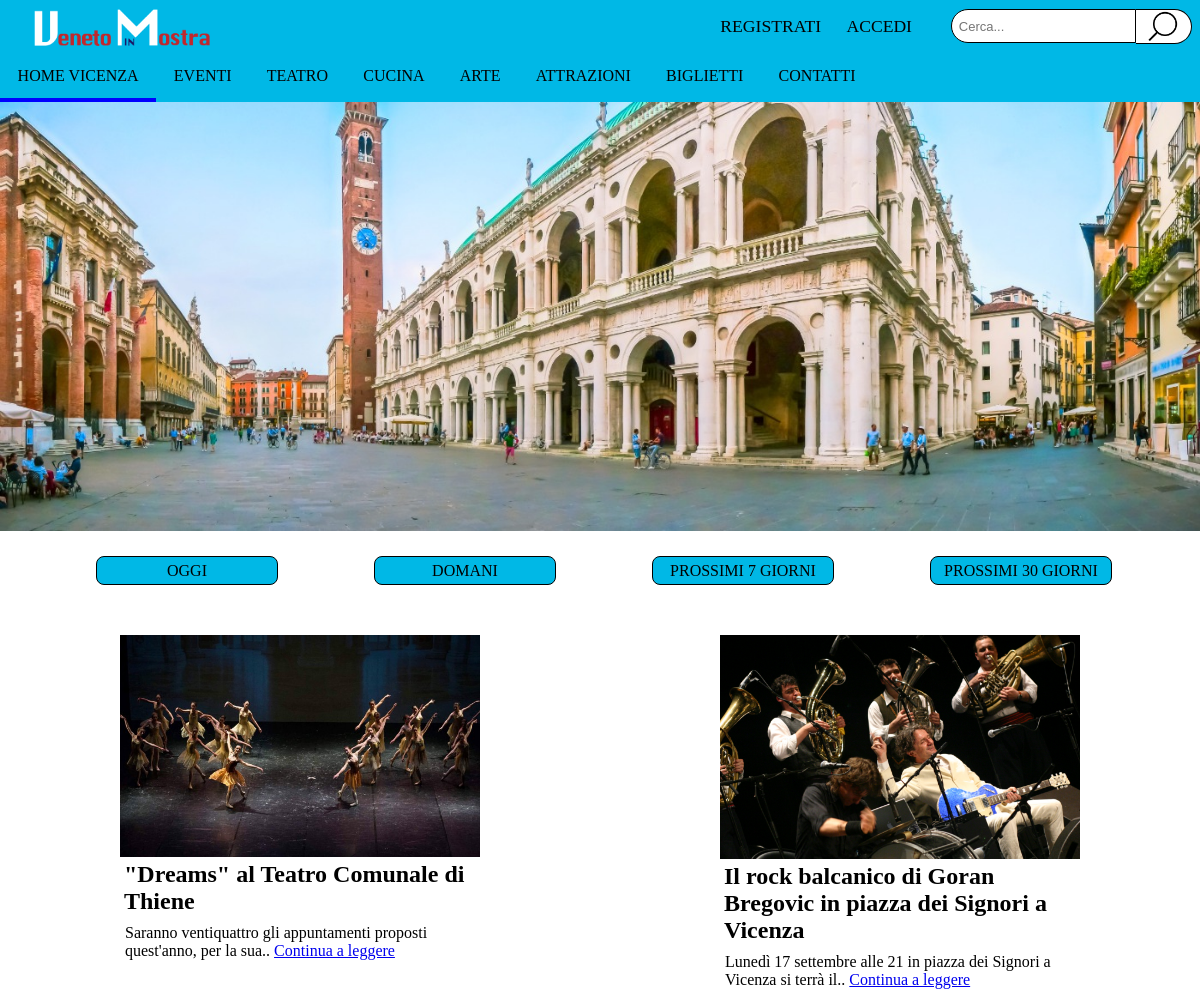
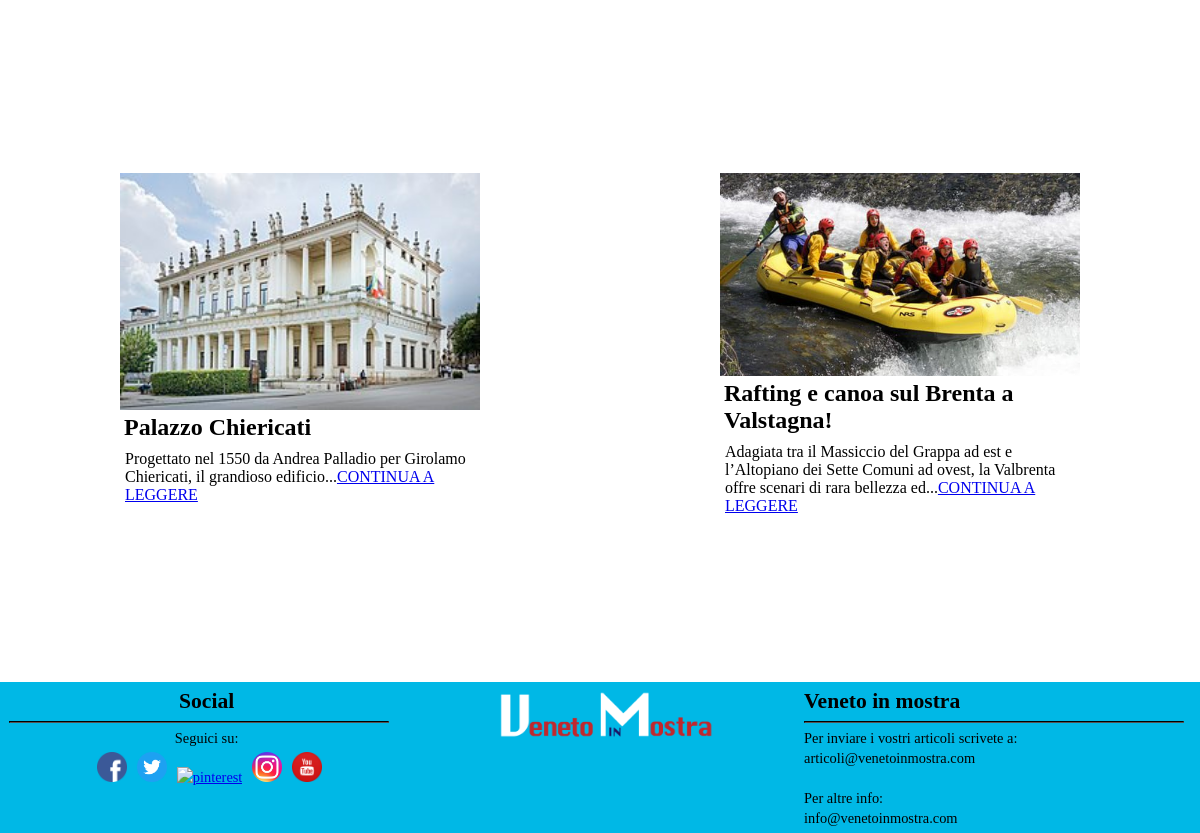
/index.php?pagina=vicenza, run on the app's committed database (2 pictures, top to bottom).
### tables this page shows
CREATE TABLE `home` (
  `citta` varchar(100) NOT NULL,
  `sezione` varchar(100) NOT NULL,
  `titolo` varchar(500) NOT NULL,
  `testo` varchar(500) NOT NULL,
  `img` varchar(500) NOT NULL,
  `alt` varchar(500) NOT NULL
);

### php/notizieHome.php (the view, shortened to what this page needs)
<?php
        $conn = mysqli_connect("localhost", "root", "");
        mysqli_select_db($conn, "db_venetoinmostra");
        $citta = $_SESSION['PAGINA'];
        $result = mysqli_query($conn, "select * from home where citta ='" . $citta ."'");
        $articolo = file_get_contents("html/notizieHome.html");
         while ($riga = mysqli_fetch_array($result, MYSQLI_ASSOC)) {
                $titoloArt = $riga['titolo'];
                $sezione = $riga['sezione'];
                $testo = $riga['testo'];
                $img = $riga['img'];
                $alt = $riga['alt'];
                $link = "../index.php?sez=" . $sezione ;
                $articolo = str_replace('$TITOLOART$', $titoloArt, $articolo);
                $articolo = str_replace('$TESTO$', $testo, $articolo);
                $articolo = str_replace('$ALT$', $alt, $articolo);
                $articolo = str_replace('$IMG$', $img, $articolo);
                $articolo = str_replace('$LINK$', $link, $articolo);
                echo $articolo;
                $articolo = file_get_contents("html/notizieHome.html");
            }
?>

### css/stile.css (style rules this page uses)
* { margin: 0; }
html, body { height: 100%; font-family: verdana; }
body { background-color: #ffffff; }
.upnav { float: left; overflow: hidden; background-color: #00b8e6; position: sticky; width: 100%; height: 3.4em; }
.logo { float: left; margin-left: 2em; margin-top: 8px; height: 40px; width: auto; }
.lenteSearch button { float: right; border: 1.5px; margin-right: 0.625em; margin-top: 9px; border-top-right-radius: 20px; border-bottom-right-radius: 20px; border-style: solid; border-left: #ffffff; background-color: #ffffff; border-color: #000000; width: 4.2em; height: 35px; }
.lenteSearch img { width: 30px; }
.parolaLogin { float: right; margin-top: 0.9em; text-align: center; font-size: 1.1em; margin-right: 0.7em; }
.parolaLogin a:link { color: #000000; text-decoration: none; }
.ricerca input[type=text] { float: right; padding: 3.5px; border: 1.5px; margin-right: 0em; font-size: 13px; border-top-left-radius: 20px; border-bottom-left-radius: 20px; border-style: solid; border-color: black; text-align: left; margin-top: 9px; height: 25px; }
.topnav { float: left; margin-top: 0em; overflow: hidden; background-color: #00b8e6; width: 100%; height: 3em; }
div.topnav { position: -webkit-sticky; position: sticky; top: 0em; }
.topnav a { float: left; display: block; color: #000000; text-align: center; padding: 0.8em 1.1em; text-decoration: none; font-size: 1em; }
.topnav a.active { border-bottom: 0.25em solid #0000ff; }
.footer { float: left; background-color: #00b8e6; width: 100%; bottom: 0em; height: 10.5em; clear: both; margin-top: 2em; font-size: 0.9em; line-height: 1.4; }
.sinistra { float: left; width: 33%; text-align: center; margin-left: 0.6em; margin-top: 0.3em; }
.sinistra img { width: 2.1em; margin-left: 1.5%; margin-top: 0.25em; }
.destra { float: right; width: 33%; text-align: left; margin-top: 0.3em; }
.centro { margin-left: 34%; text-align: center; }
.centro img { width: 15em; margin-top: 0.6em }
hr { margin-right: 4%; margin-top: 0.3em; margin-bottom: 0.3em; height: 0.5px; background: #000000; border-color: #000000 }
.contenitore { min-height: 100%; height: auto !important; height: 100%; margin: 0 auto -10em; }
.spingiGiu { height: 10em; clear: both; }
.bottoniEventi a { float: left; width: 15%; height: auto; margin-top: 1.3em; margin-left: 8%; color: black; border: 1px solid #000000; background-color: #00b8e6; font-size: 1em; text-align: center; border-radius: 8px; padding-top: 0.3em; padding-bottom: 0.3em; }
.bottoniEventi a:link { color: #000000; text-decoration: none; }
.articoloHome { float: left; width: 50%; margin-top: 50px; }
.boxArticoloHome { margin-left: 20%; width: 60%; height: 30em; }
.immagineArticoloHome { width: 100%; float: left; }
.immagineArticoloHome img { float: left; width: 100%; }
.titoloArticoloHome { float: left; width: 100%; padding: 4px; text-align: left; }
.testoArticoloHome { float: left; width: 100%; padding: 5px; }

### data on the page
home: sezione+img+alt (picture), articolo "\"Dreams\" al Teatro Comunale di Thiene Saranno ventiquattro gli appuntamenti proposti quest'anno, per la sua.. Continua a leggere"
home: sezione+img+alt (picture), articolo "Il rock balcanico di Goran Bregovic in piazza dei Signori a Vicenza Lunedì 17 settembre alle 21 in piazza dei Signori a Vicenza si terrà il.. Continua a leggere"
home: sezione+img+alt (picture), articolo "Palazzo Chiericati Progettato nel 1550 da Andrea Palladio per Girolamo Chiericati, il grandioso edificio... CONTINUA A LEGGERE"
home: sezione+img+alt (picture), articolo "Rafting e canoa sul Brenta a Valstagna! Adagiata tra il Massiccio del Grappa ad est e l’Altopiano dei Sette Comuni ad ovest, la Valbrenta offre scenari di rara bellezza ed... CONTINUA A LEGGERE"

### other printed values
$citta "OGGI DOMANI PROSSIMI 7 GIORNI PROSSIMI 30 GIORNI"
